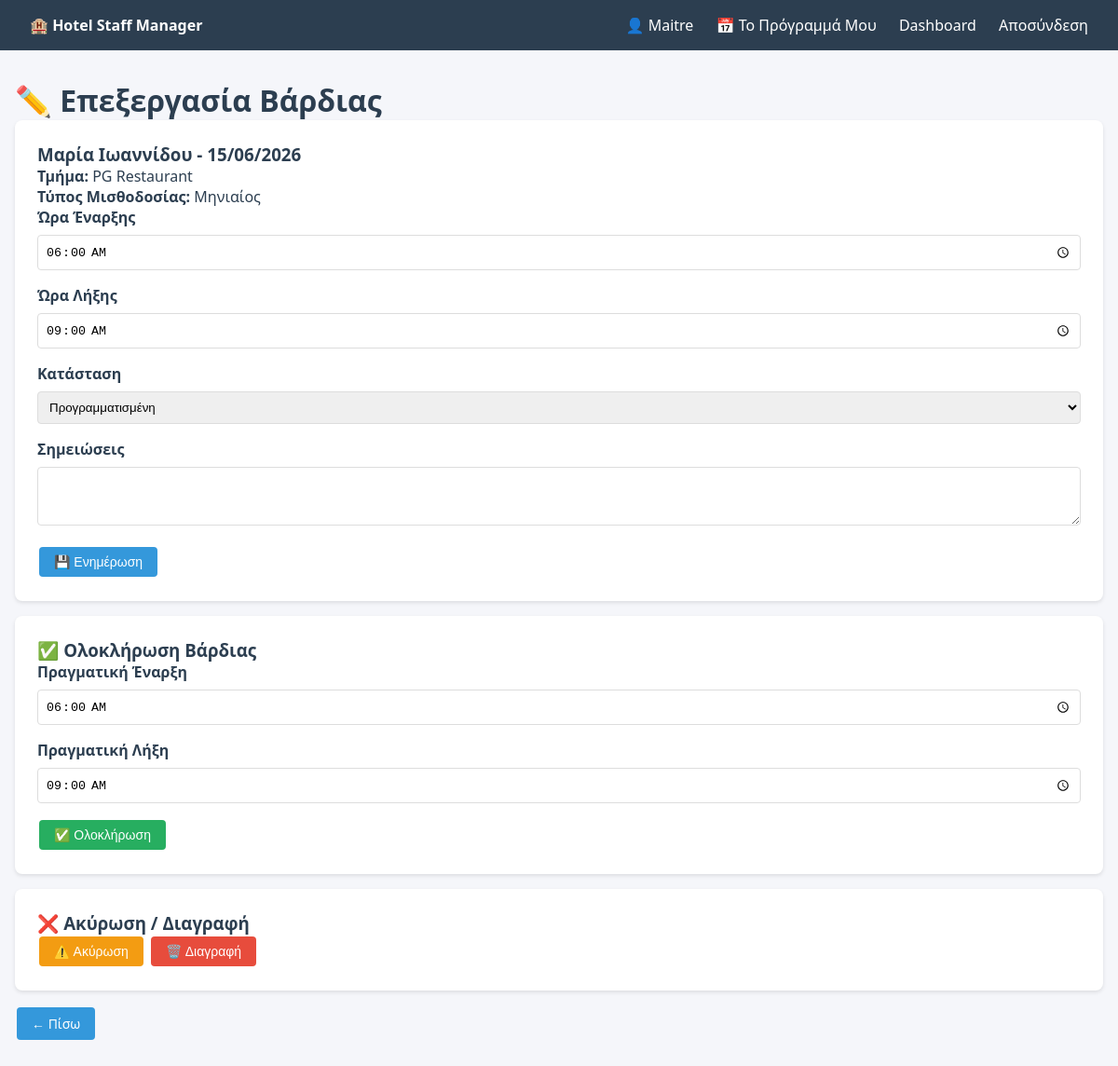
/shift/24/edit/ (signed in), run on the app's committed database.
### staff/models.py (models this page shows, shortened)
class Shift(models.Model):
    STATUS_CHOICES = [
        ('scheduled', 'Προγραμματισμένη'),
        ('confirmed', 'Επιβεβαιωμένη'),
        ('completed', 'Ολοκληρωμένη'),
        ('cancelled', 'Ακυρωμένη'),
    ]
    SHIFT_TYPES = [
        ('morning', 'Πρωινή (07:00-15:00)'),
        ('afternoon', 'Απογευματινή (15:00-23:00)'),
        ('night', 'Βραδινή (23:00-07:00)'),
        ('split', 'Σπαστή'),
        ('custom', 'Custom'),
    ]
    employee = models.ForeignKey(Employee, on_delete=models.CASCADE, related_name='shifts')
    department = models.ForeignKey(Department, on_delete=models.CASCADE, related_name='shifts')
    employee_department = models.ForeignKey(EmployeeDepartment, on_delete=models.SET_NULL, null=True, blank=True)
    date = models.DateField()
    shift_type = models.CharField(max_length=20, choices=SHIFT_TYPES, default='morning')
    start_time = models.TimeField()
    end_time = models.TimeField()
    status = models.CharField(max_length=20, choices=STATUS_CHOICES, default='scheduled')
    notes = models.TextField(blank=True)
    created_by = models.ForeignKey(User, on_delete=models.SET_NULL, null=True, related_name='created_shifts')
    created_at = models.DateTimeField(auto_now_add=True)
    updated_at = models.DateTimeField(auto_now=True)
    actual_start = models.TimeField(null=True, blank=True)
    actual_end = models.TimeField(null=True, blank=True)
    class Meta:
        ordering = ['date', 'start_time']

class Employee(models.Model):
    CONTRACT_TYPES = [
        ('full_time', 'Πλήρης Απασχόληση'),
        ('part_time', 'Μερική Απασχόληση'),
        ('seasonal', 'Εποχιακός'),
        ('contractor', 'Εξωτερικός Συνεργάτης'),
    ]
    SALARY_TYPES = [
        ('hourly', 'Ωρομίσθιος'),
        ('monthly', 'Μηνιαίος'),
        ('daily', 'Ημερομίσθιος'),
        ('none', 'Χωρίς Υπολογισμό'),
    ]
    user = models.OneToOneField(User, on_delete=models.CASCADE, null=True, blank=True)
    first_name = models.CharField(max_length=50)
    last_name = models.CharField(max_length=50)
    email = models.EmailField()
    phone = models.CharField(max_length=20, blank=True)
    role = models.CharField(max_length=100)
    contract_type = models.CharField(max_length=20, choices=CONTRACT_TYPES, default='full_time')
    salary_type = models.CharField(max_length=20, choices=SALARY_TYPES, default='none')
    hourly_wage = models.DecimalField(max_digits=6, decimal_places=2, validators=[MinValueValidator(0)], blank=True, null=True)
    monthly_salary = models.DecimalField(max_digits=10, decimal_places=2, validators=[MinValueValidator(0)], blank=True, null=True)
    daily_wage_fixed = models.DecimalField(max_digits=8, decimal_places=2, validators=[MinValueValidator(0)], blank=True, null=True)
    is_active = models.BooleanField(default=True)
    date_joined = models.DateField(auto_now_add=True)
    @property
    def full_name(self):
        return f"{self.first_name} {self.last_name}"

class Department(models.Model):
    hotel = models.ForeignKey(Hotel, on_delete=models.CASCADE, related_name='departments')
    name = models.CharField(max_length=100)
    manager = models.ForeignKey(User, on_delete=models.SET_NULL, null=True, blank=True, related_name='managed_departments')
    class Meta:
        unique_together = ['hotel', 'name']

### staff/views.py (the view, shortened to what this page needs)
# urls.py: path('shift/<int:shift_id>/edit/', views.edit_shift, name='edit_shift'),
@manager_required
def edit_shift(request, shift_id):
    shift = get_object_or_404(Shift, id=shift_id)
    return render(request, 'staff/edit_shift.html', {'shift': shift})

### staff/templates/staff/edit_shift.html (shortened to what this page needs)
{% extends 'staff/base.html' %}
{% block content %}
<h1>✏️ Επεξεργασία Βάρδιας</h1>
<div class="card">
    <h3>{{ shift.employee.full_name }} - {{ shift.date|date:"d/m/Y" }}</h3>
    <p><strong>Τμήμα:</strong> {{ shift.department.name }}</p>
    <p><strong>Τύπος Μισθοδοσίας:</strong> {{ shift.employee.get_salary_type_display }}</p>
    <form method="post">
        <div class="form-group">
            <label>Ώρα Έναρξης</label>
            <input type="time" name="start_time" value="{{ shift.start_time|time:'H:i' }}">
        </div>
        <div class="form-group">
            <label>Ώρα Λήξης</label>
            <input type="time" name="end_time" value="{{ shift.end_time|time:'H:i' }}">
        </div>
        <div class="form-group">
            <label>Κατάσταση</label>
            <select name="status">
                {% for value, label in shift.STATUS_CHOICES %}
                <option value="{{ value }}" {% if shift.status == value %}selected{% endif %}>{{ label }}</option>
                {% endfor %}
            </select>
        </div>
        <div class="form-group">
            <label>Σημειώσεις</label>
            <textarea name="notes" rows="3">{{ shift.notes }}</textarea>
        </div>
        <button type="submit" class="btn btn-primary">💾 Ενημέρωση</button>
    </form>
</div>
{% if shift.status != 'completed' %}
<div class="card">
    <h3>✅ Ολοκλήρωση Βάρδιας</h3>
    <form method="post">
        <div class="form-group">
            <label>Πραγματική Έναρξη</label>
            <input type="time" name="actual_start" value="{{ shift.start_time|time:'H:i' }}">
        </div>
        <div class="form-group">
            <label>Πραγματική Λήξη</label>
            <input type="time" name="actual_end" value="{{ shift.end_time|time:'H:i' }}">
        </div>
        <button type="submit" class="btn btn-success">✅ Ολοκλήρωση</button>
    </form>
</div>
{% endif %}
<div class="card">
    <h3>❌ Ακύρωση / Διαγραφή</h3>
    <form method="post" style="display:inline;">
        <button type="submit" class="btn btn-warning">⚠️ Ακύρωση</button>
    </form>
    <form method="post" style="display:inline;" onsubmit="return confirm('Σίγουρα διαγραφή;');">
        <button type="submit" class="btn btn-danger">🗑️ Διαγραφή</button>
    </form>
</div>
<a href="{% url 'shift_schedule' dept_id=shift.department.id %}" class="btn btn-primary">← Πίσω</a>
{% endblock %}

### staff/templates/staff/base.html (shortened to what this page needs)
<!DOCTYPE html>
<html lang="el">
<head>
</head>
<body>
    <nav class="navbar">
        <div><strong>🏨 Hotel Staff Manager</strong></div>
        <div>
            {% if user.is_authenticated %}
                <span>👤 {{ user.username }}</span>
                <a href="{% url 'my_schedule' %}">📅 Το Πρόγραμμά Μου</a>
                <a href="{% url 'dashboard' %}">Dashboard</a>
                <a href="{% url 'logout' %}">Αποσύνδεση</a>
            {% else %}
                <a href="{% url 'login' %}">Σύνδεση</a>
            {% endif %}
        </div>
    </nav>
    <div class="container">
        {% block content %}{% endblock %}
    </div>
</body>
</html>

### staff/templates/staff/base.html (style rules this page uses)
* { margin: 0; padding: 0; box-sizing: border-box; }
body { font-family: 'Segoe UI', Tahoma, Geneva, Verdana, sans-serif; background: #f5f6fa; color: #2c3e50; }
.navbar { background: #2c3e50; color: white; padding: 1rem 2rem; display: flex; justify-content: space-between; align-items: center; flex-wrap: wrap; }
.navbar a { color: white; text-decoration: none; margin-left: 20px; }
.container { max-width: 1200px; margin: 2rem auto; padding: 0 1rem; }
.card { background: white; border-radius: 8px; padding: 1.5rem; margin-bottom: 1rem; box-shadow: 0 2px 4px rgba(0,0,0,0.1); }
.btn { display: inline-block; padding: 0.5rem 1rem; border-radius: 4px; text-decoration: none; border: none; cursor: pointer; font-size: 14px; margin: 2px; }
.btn-primary { background: #3498db; color: white; }
.btn-success { background: #27ae60; color: white; }
.btn-danger { background: #e74c3c; color: white; }
.btn-warning { background: #f39c12; color: white; }
.form-group { margin-bottom: 1rem; }
.form-group label { display: block; margin-bottom: 0.5rem; font-weight: 600; }
.form-group input, .form-group select, .form-group textarea { width: 100%; padding: 0.5rem; border: 1px solid #ddd; border-radius: 4px; }

### data on the page
Shift: employee.full_name "Μαρία Ιωαννίδου", date "15/06/2026", department.name "PG Restaurant", employee.salary_type "Μηνιαίος", start_time "06:00", end_time "09:00", status "Προγραμματισμένη", actual_start "06:00", actual_end "09:00"

### other printed values
{{ user.username }} "Maitre"
